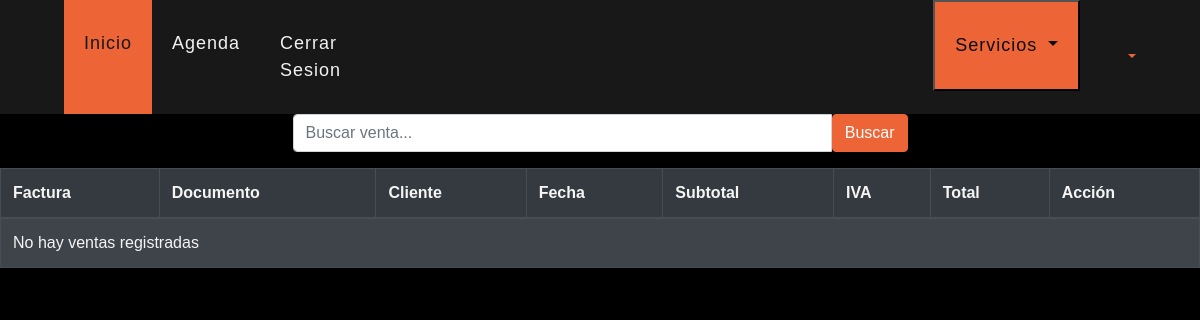
The app's page /ver/ventas (signed in), older data.
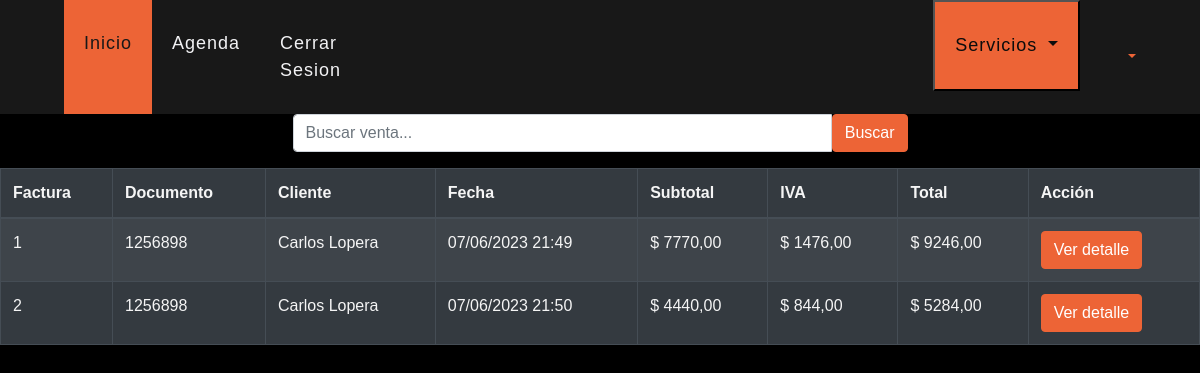
The same page, newer data.
### veterinary/models.py (models this page shows, shortened)
class Sale(models.Model):
    cli = models.ForeignKey(Client, on_delete=models.CASCADE)
    date_joined = models.DateTimeField(default=datetime.now)
    subtotal = models.DecimalField(default=0.00, max_digits=9, decimal_places=2)
    iva = models.DecimalField(default=0.00, max_digits=9, decimal_places=2)
    total = models.DecimalField(default=0.00, max_digits=9, decimal_places=2)
    veterinary = models.ForeignKey(Veterinary, on_delete=models.PROTECT, null=True, blank=True)
    class Meta:
        verbose_name = 'Venta'
        verbose_name_plural = 'Ventas'
        ordering = ['id']

class Client(models.Model):
    veterinary = models.ForeignKey(Veterinary, on_delete=models.PROTECT, blank=True, null=True)
    name = models.CharField(max_length=50, blank=False, null=False, verbose_name='Cliente')
    last_name = models.CharField(max_length=50, blank=False, null=False)
    document = models.CharField(max_length=20, unique=False, blank=True, null=True)
    email = models.EmailField(max_length=254, unique=False, blank=True, null=True)
    phone = models.CharField(max_length=15, blank=True, null=True)
    global_id = models.UUIDField(default=uuid.uuid4, editable=False, unique=True)
    class Meta:
        unique_together = ('document', 'email', 'veterinary')

### veterinary/views.py (the view)
# urls.py: path('ver/ventas', views.list_sale, name='list_sale'),
@login_required(login_url="login")
def list_sale(request):
    query = request.GET.get('q')
    if query:
        sales = Sale.objects.filter(Q(id__icontains=query) | Q(cli__document__icontains=query)).select_related(
            'cli').prefetch_related('detsale_set')
    else:
        sales = Sale.objects.select_related('cli').prefetch_related('detsale_set')
    for sale in sales:
        print(f"Sale #{sale.id} - Client: {sale.cli.name}")
        for det in sale.detsale_set.all():
            det.subtotal = det.cant * (det.price * (1 + det.iva / 100))
            det.subtotal = det.subtotal.quantize(Decimal('0.01'))
    context = {'sales': sales}
    return render(request, 'veterinary/sale_list.html', context)

### veterinary/views.py (called while the page is built)
def check_notifications(request):
    if not request.user.is_authenticated:
        veterinary_logued = Veterinary.objects.get(id=1)
    else:
        veterinary_logued = request.user.veterinary
    if not Client.objects.filter(veterinary=veterinary_logued).exists():
        messages.info(request, 'Registra clientes')
    if not Pet.objects.filter(client__veterinary=veterinary_logued).exists():
        messages.info(request, 'Registra mascotas')
    if not Category.objects.filter(veterinary=veterinary_logued).exists():
        messages.info(request, 'Registra categorias y productos')
    if not Events.objects.filter(veterinary=veterinary_logued).exists():
        messages.info(request, 'Registra tu primer cita')

### templates/veterinary/sale_list.html (shortened to what this page needs)
{% extends 'layout/base2.html' %}
{% block style %}
{% load static %}
<link rel="stylesheet" href="{% static 'css/estilo.css' %}">
{% endblock %}
{% block header %}
{% include 'layout/partials/headerbase.html' %}
{% endblock %}
{% block content %}
<div class="table-responsive">
  <div class="row justify-content-center mb-3">
    <div class="col-md-6">
      <form method="GET">
        <div class="input-group">
          <input type="text" name="q" class="form-control" placeholder="Buscar venta...">
          <span class="input-group-btn">
            <button class="btn btn-primary" type="submit">Buscar</button>
          </span>
        </div>
      </form>
    </div>
  </div>
  <table class="table table-striped table-bordered table-dark">
    <thead>
      <tr>
        <th>Factura</th>
        <th>Documento</th>
        <th>Cliente</th>
        <th>Fecha</th>
        <th>Subtotal</th>
        <th>IVA</th>
        <th>Total</th>
        <th>Acción</th>
      </tr>
    </thead>
    <tbody>
      {% for sale in sales %}
        <tr>
          <td>{{ sale.id }}</td>
          <td>{{ sale.cli.document }}</td>
          <td>{{ sale.cli.name }} {{ sale.cli.last_name }}</td>
          <td>{{ sale.date_joined|date:"d/m/Y H:i" }}</td>
          <td>$ {{ sale.subtotal }}</td>
          <td>$ {{ sale.iva }}</td>
          <td>$ {{ sale.total }}</td>
          <td>
            <a href="#" class="btn btn-primary" data-toggle="modal" data-target="#sale-modal-{{ sale.id }}">Ver detalle</a>
          </td>
        </tr>
      {% empty %}
        <tr>
          <td colspan="8">No hay ventas registradas</td>
        </tr>
      {% endfor %}
    </tbody>
  </table>
</div>
{% endblock %}

### templates/layout/base2.html (shortened to what this page needs)
{% load static %}
<!DOCTYPE html>
<html lang="es">
<head>
    <link rel="stylesheet" href="{% static 'css/bootstrap.min.css' %}">
    {% block style %}{% endblock  %}
    <link href="{% static 'css/style.css' %}" rel="stylesheet">
</head>
<body style="background-color: black">
<header>
    {% block header %}{% endblock  %}
</header>
{% block content %}{% endblock  %}
</body>
</html>

### templates/layout/partials/headerbase.html (shortened to what this page needs)
{% block 'style' %}
{% load static %}
<link rel="stylesheet" href="{% static 'css/navstyle.css' %}">
{% endblock  %}
<header>
      {% if request.user.is_authenticated %}
      <div class="container-fluid p-0" id="opciones">
        <nav class="navbar navbar-expand-lg bg-dark navbar-dark py-3 py-lg-0 px-lg-5">
            <div class="collapse navbar-collapse justify-content-between px-3" id="navbarCollapse">
                <div class="navbar-nav mr-auto py-0">
                  <a href="{% url 'index' %}" class="nav-item nav-link active">Inicio</a>
                  <a href="{% url 'home' %}"  class="nav-item nav-link" >Agenda</a>
                  <a href="{% url 'logout' %}" class="nav-item nav-link" >Cerrar Sesion</a>
                  <li class="nav-item dropdown">
                    <button class="nav-link dropdown-toggle" id="navbarDropdown" type="button" data-toggle="dropdown" aria-haspopup="true" aria-expanded="false" style="margin-left:47vw;background-color: #ED6436;color: #0c0c0c; margin-right:1vw  ">
                      Servicios
                    </button>
                  </li>
                </div>
            </div>
            <div class="dropdown" id="notification-dropdown">
              <a class="nav-link dropdown-toggle" id="navbarDropdown" href="#" role="button" data-toggle="dropdown" aria-haspopup="true" aria-expanded="false">
              </a>
            </div>
             </nav>
         </div>
      {% endif %}
  </header>

Row changes from the older to the newer data that the page shows:
added Sale: id "1", cli.document "1256898", cli.name "Carlos", cli.last_name "Lopera", date_joined "07/06/2023 21:49", subtotal "7770,00", iva "1476,00", total "9246,00"
added Sale: id "2", cli.document "1256898", cli.name "Carlos", cli.last_name "Lopera", date_joined "07/06/2023 21:50", subtotal "4440,00", iva "844,00", total "5284,00"
Text that changed along with them:
text no longer shown: "No hay ventas registradas"
